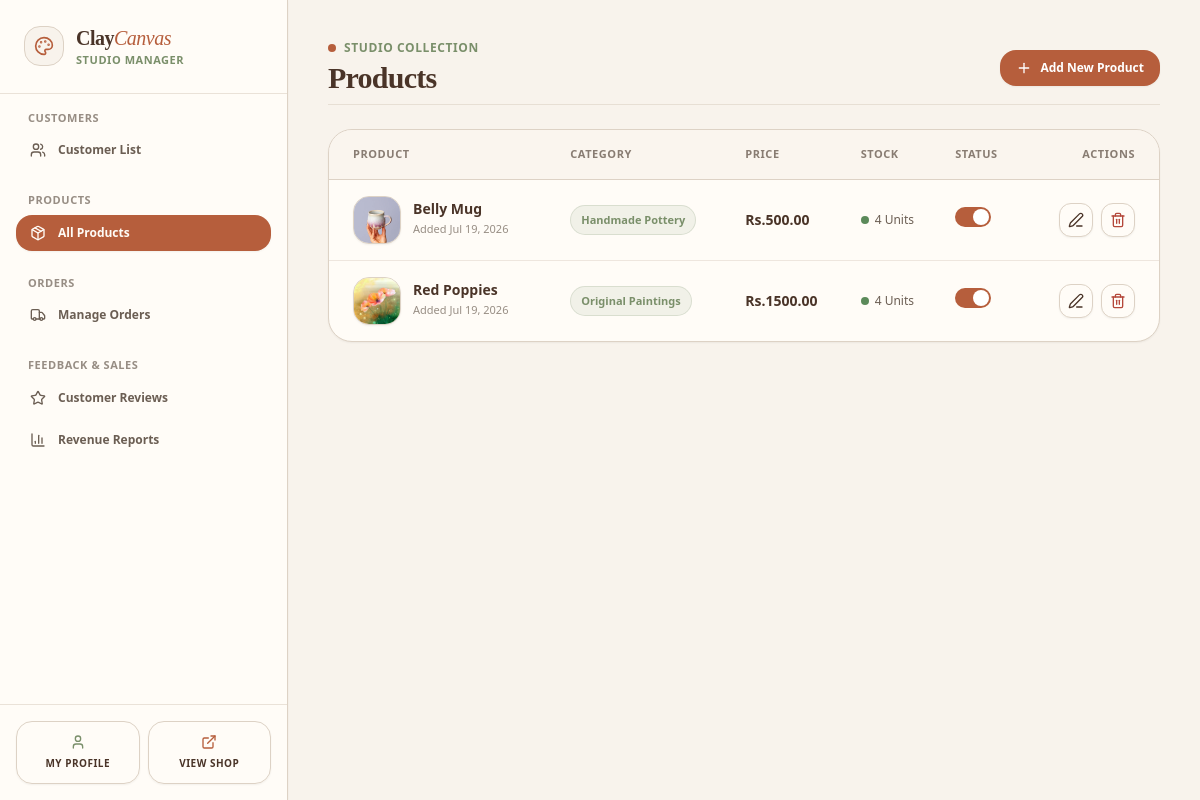
The app's page /dashboard/admin/?section=product-management (signed in) with its own data.
### cc_app/models.py (models this page shows, shortened)
class Product(models.Model):
    class Category(models.TextChoices):
        PAINTINGS = 'paintings', 'Original Paintings'
        POTTERY = 'pottery', 'Handmade Pottery'
        CERAMICS = 'ceramics', 'Sculptures & Ceramics'
        PRINTS = 'prints', 'Canvas & Fine Art Prints'
        ACCESSORIES = 'accessories', 'Art Supplies & Displays'
    name = models.CharField(max_length=255)
    category = models.CharField(max_length=30, choices=Category.choices)
    description = models.TextField(help_text="Detailed description of the artwork, dimensions, and materials used.")
    price = models.DecimalField(max_digits=10, decimal_places=2)
    stock = models.PositiveIntegerField(default=1, help_text="Set to 1 for unique, original one-off masterworks.")
    product_image = models.ImageField(upload_to='images/products/')
    is_active = models.BooleanField(default=True)
    created_at = models.DateTimeField(auto_now_add=True)

### cc_app/views/dashboard.py (the view)
# urls.py: path('dashboard/admin/', admin_dashboard_view, name='admin_dashboard'),
@login_required
def admin_dashboard_view(request):
    if not request.user.is_staff:
        messages.error(request, "You do not have permission to access the admin dashboard.")
        return redirect('/')
    section = request.GET.get('section', 'customer-management')
    context = {
        'section': section,
        'awaiting_dispatch_count': Order.objects.filter(status='confirmed').count(),
        'awaiting_delivery_count': Order.objects.filter(status='shipping').count(),
        'delivered_count': Order.objects.filter(status='delivered').count(),
        'completed_count': Order.objects.filter(status='completed').count(),
        'cancelled_count': Order.objects.filter(status='cancelled').count(),
        'total_gross_revenue': Order.objects.filter(status='completed').aggregate(total=models.Sum('total_amount'))['total'] or 0,
    }
    if section == 'customer-management':
        context['customers'] = User.objects.filter(is_staff=False).order_by('-date_joined')
    elif section == 'product-management':
        context['products'] = Product.objects.all().order_by('-created_at')
    elif section == 'order-fulfillment':
        context['orders'] = Order.objects.all().order_by('-created_at')
    elif section == 'product-reviews':
        context['reviews'] = Review.objects.all().order_by('-created_at')
    elif section == 'revenue-logs':
        context['revenue_logs'] = Order.objects.filter(status='completed').order_by('-created_at')
    return render(request,'dashboard/admin_dashboard.html', context)

### cc_app/templates/dashboard/admin_dashboard.html (shortened to what this page needs)
<!DOCTYPE html>
<html lang="en">
<head>
    {% load static %}
    <link href="{% static 'css/styles.css' %}" rel="stylesheet" />
</head>
<body class="bg-[#F8F3EC] flex flex-col md:flex-row min-h-screen font-sans text-[#6B5E53] antialiased selection:bg-[#B65E3C]/20 selection:text-[#B65E3C]">
    <aside class="w-full md:w-72 bg-[#FFFCF7] flex flex-col border-b md:border-b-0 md:border-r border-[#DDD2C5] shrink-0 z-30 shadow-sm">
        <div class="p-6 border-b border-[#DDD2C5]/60 flex items-center justify-between md:block">
            <div class="flex items-center gap-3">
                <div class="h-10 w-10 bg-[#F8F3EC] border border-[#DDD2C5] rounded-2xl flex items-center justify-center shrink-0">
                    <i data-lucide="palette" class="w-5 h-5 text-[#B65E3C]"></i>
                </div>
                <div>
                    <h1 class="text-xl font-serif font-bold tracking-tight text-[#4A3428]">
                        Clay<span class="text-[#B65E3C] italic font-normal">Canvas</span>
                    </h1>
                    <p class="text-[11px] font-semibold tracking-wider text-[#7A8F6A] uppercase">Studio Manager</p>
                </div>
            </div>
        </div>
        <nav class="flex-grow p-4 space-y-6 overflow-y-auto custom-scrollbar">
            <div class="space-y-1.5">
                <span class="px-3 text-[11px] font-bold text-[#6B5E53]/70 uppercase tracking-wider block">Customers</span>
                <a href="?section=customer-management" class="flex items-center gap-3 px-3.5 py-2.5 rounded-2xl text-xs font-semibold transition-all duration-200 {% if section == 'customer-management' or not section %}bg-[#B65E3C] text-[#FFFCF7] shadow-sm{% else %}text-[#6B5E53] hover:bg-[#F8F3EC] hover:text-[#4A3428]{% endif %}">
                    <i data-lucide="users" class="w-4 h-4 shrink-0"></i>
                    <span>Customer List</span>
                </a>
            </div>
            <div class="space-y-1.5">
                <span class="px-3 text-[11px] font-bold text-[#6B5E53]/70 uppercase tracking-wider block">Products</span>
                <a href="?section=product-management" class="flex items-center gap-3 px-3.5 py-2.5 rounded-2xl text-xs font-semibold transition-all duration-200 {% if section == 'product-management' %}bg-[#B65E3C] text-[#FFFCF7] shadow-sm{% else %}text-[#6B5E53] hover:bg-[#F8F3EC] hover:text-[#4A3428]{% endif %}">
                    <i data-lucide="package" class="w-4 h-4 shrink-0"></i>
                    <span>All Products</span>
                </a>
            </div>
            <div class="space-y-1.5">
                <span class="px-3 text-[11px] font-bold text-[#6B5E53]/70 uppercase tracking-wider block">Orders</span>
                <a href="?section=order-fulfillment" class="flex items-center gap-3 px-3.5 py-2.5 rounded-2xl text-xs font-semibold transition-all duration-200 {% if section == 'order-fulfillment' %}bg-[#B65E3C] text-[#FFFCF7] shadow-sm{% else %}text-[#6B5E53] hover:bg-[#F8F3EC] hover:text-[#4A3428]{% endif %}">
                    <i data-lucide="truck" class="w-4 h-4 shrink-0"></i>
                    <span>Manage Orders</span>
                </a>
            </div>
            <div class="space-y-1.5">
                <span class="px-3 text-[11px] font-bold text-[#6B5E53]/70 uppercase tracking-wider block">Feedback & Sales</span>
                <a href="?section=product-reviews" class="flex items-center gap-3 px-3.5 py-2.5 rounded-2xl text-xs font-semibold transition-all duration-200 {% if section == 'product-reviews' %}bg-[#B65E3C] text-[#FFFCF7] shadow-sm{% else %}text-[#6B5E53] hover:bg-[#F8F3EC] hover:text-[#4A3428]{% endif %}">
                    <i data-lucide="star" class="w-4 h-4 shrink-0"></i>
                    <span>Customer Reviews</span>
                </a>
                <a href="?section=revenue-logs" class="flex items-center gap-3 px-3.5 py-2.5 rounded-2xl text-xs font-semibold transition-all duration-200 {% if section == 'revenue-logs' %}bg-[#B65E3C] text-[#FFFCF7] shadow-sm{% else %}text-[#6B5E53] hover:bg-[#F8F3EC] hover:text-[#4A3428]{% endif %}">
                    <i data-lucide="bar-chart-3" class="w-4 h-4 shrink-0"></i>
                    <span>Revenue Reports</span>
                </a>
            </div>
        </nav>
        <div class="p-4 border-t border-[#DDD2C5]/60 bg-[#FFFCF7] grid grid-cols-2 gap-2">
            <a href="/profile/"
               class="flex flex-col items-center justify-center gap-1.5 border border-[#DDD2C5] text-[#4A3428] p-3 rounded-2xl hover:bg-[#F8F3EC] transition-all duration-200 shadow-sm text-center">
                <i data-lucide="user" class="w-4 h-4 text-[#7A8F6A]"></i>
                <span class="text-[10px] font-semibold tracking-wider uppercase">My Profile</span>
            </a>
            <a href="/"
               class="flex flex-col items-center justify-center gap-1.5 border border-[#DDD2C5] text-[#4A3428] p-3 rounded-2xl hover:bg-[#F8F3EC] transition-all duration-200 shadow-sm text-center">
                <i data-lucide="external-link" class="w-4 h-4 text-[#B65E3C]"></i>
                <span class="text-[10px] font-semibold tracking-wider uppercase">View Shop</span>
            </a>
        </div>
    </aside>
    <main class="flex-grow flex flex-col h-auto md:h-screen overflow-y-auto bg-[#F8F3EC] p-4 sm:p-6 lg:p-10 custom-scrollbar">
        <div class="max-w-7xl w-full mx-auto space-y-6">
            {% if section == 'customer-management' or not section %}
                {% include 'dashboard/admin/_customer_management.html' %}
            {% elif section == 'product-management' %}
                {% include 'dashboard/admin/_product_management.html' %}
            {% elif section == 'order-fulfillment' %}
                {% include 'dashboard/admin/_order_fulfillment.html' %}
            {% elif section == 'product-reviews' %}
                {% include 'dashboard/admin/_product_reviews.html' %}
            {% elif section == 'revenue-logs' %}
                {% include 'dashboard/admin/_revenue_logs.html' %}
            {% endif %}
        </div>
    </main>
</body>
</html>

### cc_app/templates/dashboard/admin/_product_management.html (shortened to what this page needs)
<div class="space-y-6">
    <div class="flex flex-col sm:flex-row sm:items-center justify-between gap-4 pb-2 border-b border-[#DDD2C5]/60">
        <div>
            <div class="flex items-center gap-2 mb-1">
                <span class="w-2 h-2 rounded-full bg-[#B65E3C]"></span>
                <span class="text-xs font-semibold text-[#7A8F6A] uppercase tracking-wider">Studio Collection</span>
            </div>
            <h1 class="text-2xl sm:text-3xl font-serif font-bold text-[#4A3428] tracking-tight">Products</h1>
        </div>
        <div>
            <a href="/products/add/" class="bg-[#B65E3C] hover:bg-[#94492F] text-white text-xs font-semibold px-4 py-2.5 rounded-2xl transition-all duration-200 flex items-center gap-2 shadow-sm">
                <i data-lucide="plus" class="w-4 h-4"></i>
                <span>Add New Product</span>
            </a>
        </div>
    </div>
    {% if products %}
    <div class="bg-[#FFFCF7] border border-[#DDD2C5] rounded-3xl shadow-sm overflow-hidden">
        <div class="overflow-x-auto">
            <table class="w-full text-left border-collapse">
                <thead>
                    <tr class="border-b border-[#DDD2C5] text-[11px] font-bold uppercase tracking-wider text-[#6B5E53]/80 bg-[#F8F3EC]/70">
                        <th class="py-4 px-6">Product</th>
                        <th class="py-4 px-4">Category</th>
                        <th class="py-4 px-4">Price</th>
                        <th class="py-4 px-4">Stock</th>
                        <th class="py-4 px-4">Status</th>
                        <th class="py-4 px-6 text-right">Actions</th>
                    </tr>
                </thead>
                <tbody class="divide-y divide-[#DDD2C5]/50 text-sm text-[#6B5E53]">
                    {% for product in products %}
                        <tr class="hover:bg-[#F8F3EC]/50 transition-colors">
                            <td class="py-4 px-6">
                                <div class="flex items-center gap-3">
                                    <div class="w-12 h-12 rounded-2xl bg-[#F8F3EC] border border-[#DDD2C5] overflow-hidden flex items-center justify-center shrink-0 shadow-sm">
                                        {% if product.product_image %}
                                            <img src="{{ product.product_image.url }}" alt="{{ product.name }}" class="w-full h-full object-cover">
                                        {% else %}
                                            <i data-lucide="image" class="w-5 h-5 text-[#7A8F6A]"></i>
                                        {% endif %}
                                    </div>
                                    <div class="min-w-0">
                                        <span class="text-[#4A3428] font-semibold block truncate leading-tight">{{ product.name }}</span>
                                        <span class="text-[11px] text-[#6B5E53]/70 block mt-0.5">Added {{ product.created_at|date:"M d, Y" }}</span>
                                    </div>
                                </div>
                            </td>
                            <td class="py-4 px-4">
                                <span class="bg-[#7A8F6A]/10 text-[#7A8F6A] border border-[#7A8F6A]/20 text-[11px] font-semibold px-2.5 py-1 rounded-full inline-block">
                                    {{ product.get_category_display }}
                                </span>
                            </td>
                            <td class="py-4 px-4 font-semibold text-[#4A3428] whitespace-nowrap">Rs.{{ product.price|floatformat:2 }}</td>
                            <td class="py-4 px-4">
                                <div class="flex items-center gap-1.5 text-xs">
                                    <span class="w-2 h-2 rounded-full {% if product.stock > 0 %}bg-[#5B8A5A]{% else %}bg-[#B4473A]{% endif %}"></span>
                                    <span class="text-[#6B5E53] font-medium">
                                        {% if product.stock == 1 %}
                                            Original Piece
                                        {% else %}
                                            {{ product.stock }} Units
                                        {% endif %}
                                    </span>
                                </div>
                            </td>
                            <td class="py-4 px-4">
                                <label class="relative inline-flex items-center cursor-pointer select-none">
                                    <div class="w-9 h-5 bg-[#DDD2C5] peer-focus:outline-none rounded-full peer peer-checked:after:translate-x-full peer-checked:after:border-white after:content-[''] after:absolute after:top-[2px] after:left-[2px] after:bg-white after:rounded-full after:h-4 after:w-4 after:transition-all peer-checked:bg-[#B65E3C]"></div>
                                </label>
                            </td>
                            <td class="py-4 px-6 text-right whitespace-nowrap">
                                <div class="flex items-center justify-end gap-2">
                                    <a href="/products/edit/{{ product.id }}/" class="p-2 bg-[#FFFCF7] hover:bg-[#F8F3EC] text-[#4A3428] rounded-xl border border-[#DDD2C5] transition-colors shadow-sm" title="Edit Product">
                                        <i data-lucide="edit-3" class="w-4 h-4"></i>
                                    </a>
                                    <a href="/products/delete/{{ product.id }}/" class="p-2 bg-[#FFFCF7] hover:bg-[#B4473A]/10 text-[#B4473A] rounded-xl border border-[#DDD2C5] hover:border-[#B4473A]/30 transition-colors shadow-sm" title="Delete Product">
                                        <i data-lucide="trash-2" class="w-4 h-4"></i>
                                    </a>
                                </div>
                            </td>
                        </tr>
                    {% endfor %}
                </tbody>
            </table>
        </div>
    </div>
    {% endif %}
</div>

### records on screen
Product: product_image (picture), name "Belly Mug", created_at "Jul 19, 2026", category "Handmade Pottery", price "500.00", stock "4"
Product: product_image (picture), name "Red Poppies", created_at "Jul 19, 2026", category "Original Paintings", price "1500.00", stock "4"
